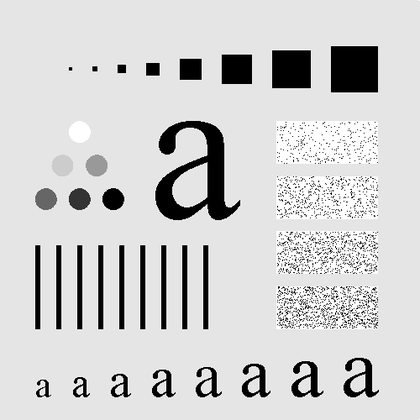
%> input picture test.tif, 420 x 420 px, shrunk from 500 x 500 before the run
$ octave twoDgauss.m   (GNU Octave 9; MATLAB toolbox functions it lacks are replaced by stand-ins)
%> lines starting %> are read from the running program, lines starting %| are printed output that depends on the picture
clear;
%sigma
s = 3;
X = -3*s : 3*s;
%vektörümüzün büyüklüðü
%b = (3*s)*2 + 1 ;
[a,b] = size(X);
Y = X;

for i = 1:b
    for j = 1:b
        G(i,j) = exp(-((X(i)^2) + (Y(j)^2))/(2*s*s));
    end
end
mesh(G);
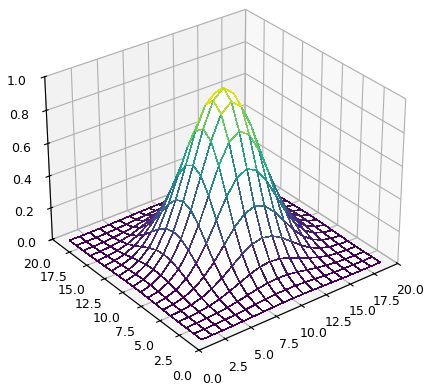
%> figure redrawn from the program's plot data

f = imread('test.tif');
%> f is the input picture: size 420x420 uint8; min 0, max 255, mean 207.2
h = imfilter(f,G);
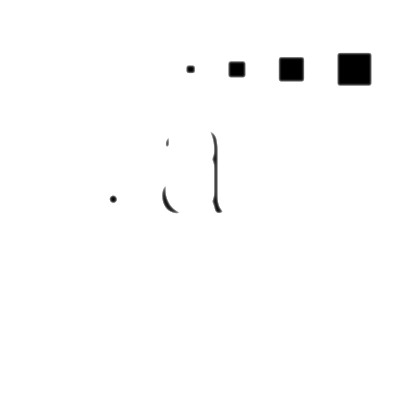
%> h: size 420x420 uint8; min 0, max 255, mean 251.8
figure;
imshow(h);
